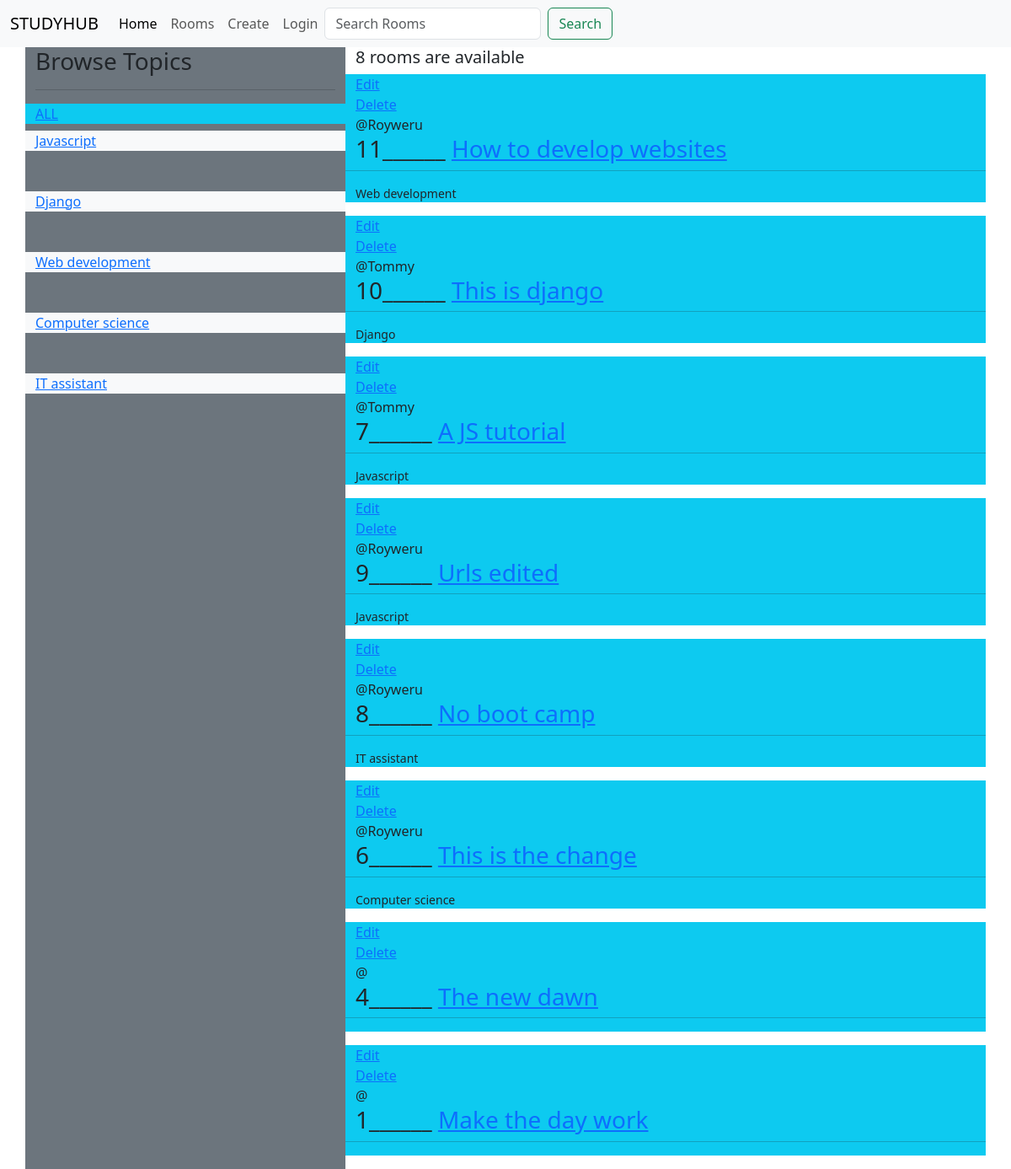
Page /room/ on the committed database.
### room/models.py (models this page shows, shortened)
class Topic(models.Model):
    name = models.CharField(max_length=200)

class Room(models.Model):
    host =models.ForeignKey(User, on_delete=models.SET_NULL, null=True)
    topic = models.ForeignKey(Topic , on_delete=models.SET_NULL, null=True)
    name = models.CharField(max_length=200)
    description = models.TextField( null=True , blank=True)
    updated = models.DateField(auto_now=True)
    created = models.DateTimeField(auto_now_add=True)
    class Meta:
        ordering = ['-updated', '-created']

### room/views.py (the view)
# urls.py: path('room/',views.room_page , name='rooms'),
def room_page(request):
    q= request.GET.get('q') if request.GET.get('q') != None else ''
    rooms = Room.objects.filter(Q(topic__name__icontains = q)|
                                Q(name__icontains=q)|
                                Q(description__icontains=q)
                                )
    topics = Topic.objects.all()
    room_count = rooms.count()
    context = {'rooms':rooms ,'topics':topics, 'room_count':room_count}
    return render(request, 'Rooms.html',context)

### templates/Rooms.html
{% extends 'base.html' %}
{% block content %}
<div class="container">
  <div class="row">
    <div class="col-md-4 bg-secondary">
      <h3>Browse Topics</h3>
      <hr>
      <div class="row mt-2 bg-info">
        <a href="{% url 'rooms' %}">ALL</a>
      </div>
      {% for topic in topics %}
        <div class="row bg-light mb-5 mt-2">
          <a href="{% url 'rooms' %}?q={{topic.name}}">{{topic.name}}</a>
        </div>
      {% endfor %}
    </div>
    <div class="col-md-8">
      <h5>{{room_count}} rooms are available</h5>
      {% for room in rooms %}
      <div class="row bg-info mb-3">
        <span><a href="{% url 'update' room.id %}">Edit</a></span><br />
        <span><a href="{% url 'delete' room.id %}">Delete</a></span><br />
        <span>@{{room.host.username}}</span>
        <h3 color>
          {{room.id}}______
          <a href="/room/{{room.id}}">{{room.name}}</a>
        </h3>
        <hr />
        <small>{{room.topic.name}}</small>
      </div>
      {% endfor %}
    </div>
  </div>
</div>
{% endblock %}

### rows in the picture
Topic: name "Javascript"
Topic: name "Django"
Topic: name "Web development"
Topic: name "Computer science"
Topic: name "IT assistant"
Room: host.username "Royweru", id "11", name "How to develop websites", topic.name "Web development"
Room: host.username "Tommy", id "10", name "This is django", topic.name "Django"
Room: host.username "Tommy", id "7", name "A JS tutorial", topic.name "Javascript"
Room: host.username "Royweru", id "9", name "Urls edited", topic.name "Javascript"
Room: host.username "Royweru", id "8", name "No boot camp", topic.name "IT assistant"
Room: host.username "Royweru", id "6", name "This is the change", topic.name "Computer science"
Room: id "4", name "The new dawn"
Room: id "1", name "Make the day work"

### other values in the picture
{{ room_count }} "8"
